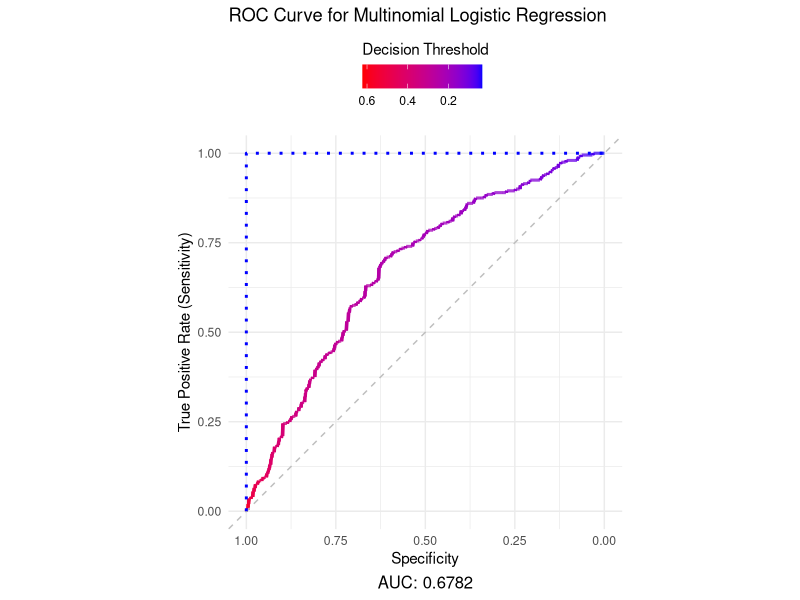
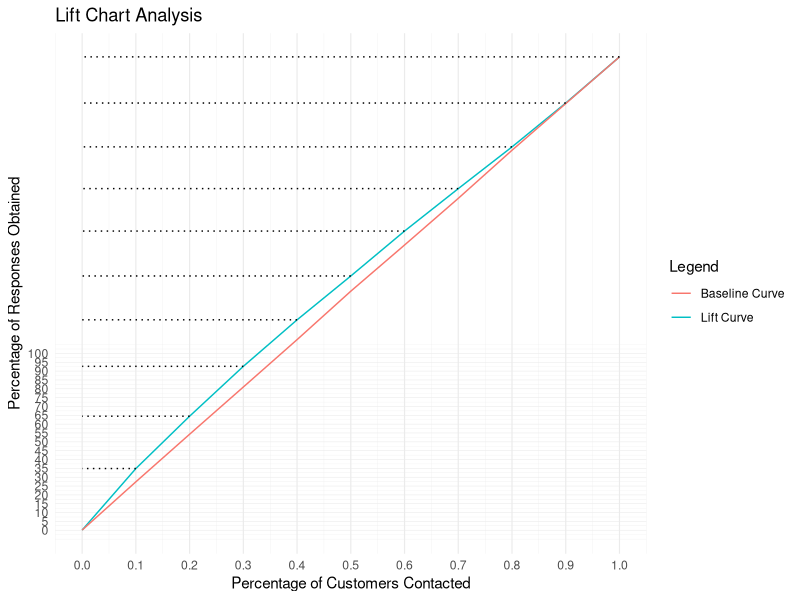
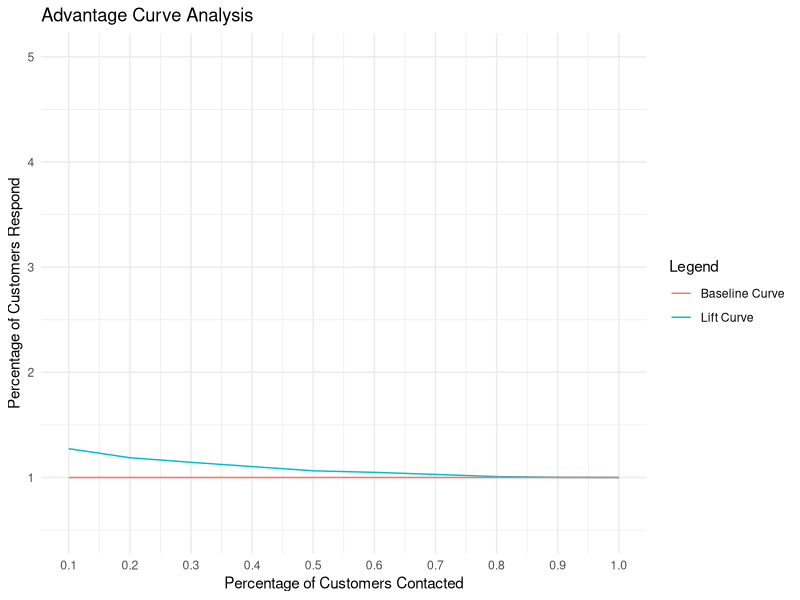

The R source for these figures, in order:
## ---- chunk 1
setwd("~/Desktop/DS_DA_Projects/Marketing_Prediction")
data <- read.csv(file="data.csv",header=TRUE)
## ---- chunk 2
library(tidyverse)
data <- data %>%
  mutate(across(c(4,5,6), ~ifelse(is.na(.) | . == "", "unknown", .)))

data$income <- as.integer(as.character(factor(data[, "income"],
                      levels = c("unknown", "Under $10k", "10-19,999", "20-29,999", 
                                 "30-39,999", "40-49,999", "50-59,999", "60-69,999", "70-79,999",
                                 "80-89,999", "90-99,999", "100-149,999", "150 - 174,999",
                                 "175 - 199,999", "200 - 249,999", "250k+"), 
                      labels = c("55000",             # replacing unkown with the median income level 
                                 "5000",         # midpoint of "Under $10k"
                                 "15000",        # midpoint of "10-19,999"
                                 "25000",        # midpoint of "20-29,999"
                                 "35000",        # midpoint of "30-39,999"
                                 "45000",        # midpoint of "40-49,999"
                                 "55000",        # midpoint of "50-59,999"
                                 "65000",        # midpoint of "60-69,999"
                                 "75000",        # midpoint of "70-79,999"
                                 "85000",        # midpoint of "80-89,999"
                                 "95000",        # midpoint of "90-99,999"
                                 "125000",       # midpoint of "100-149,999"
                                 "162500",       # midpoint of "150 - 174,999"
                                 "187500",       # midpoint of "175 - 199,999"
                                 "225000",       # midpoint of "200 - 249,999"
                                 "250000"))))   # custom value for "250k+"


data$gender <- factor(data$gender, levels = c("M","F","unknown"), labels = c("1","0","0")) #replacing unkown with female

data$marital_status <- factor(data$marital_status, levels = c("M","S","unknown"), labels = c("1","0","1")) # replacing unkown with married

data$target <- factor(data$target, levels = c(0,1), labels = c(0,1))

data$dist <- as.integer(data$dist) # make this an integer
## ---- chunk 3
data <- data[sample(nrow(data)), ]
data_LR <- data
data_LR
## ---- chunk 4

library(caret)
library(nnet) 


#data_LR <- data %>%
 # select(-id) %>%
 # mutate(
 #   age = (age - mean(age, na.rm = TRUE)) / sd(age, na.rm = TRUE),
 #   dist = (dist - mean(dist, na.rm = TRUE)) / sd(dist, na.rm = TRUE),
 #   income = (income - mean(income, na.rm = TRUE)) / sd(income, na.rm = TRUE),
 #   gender = as.integer(as.character(gender)),
 #   marital_status = as.integer(as.character(marital_status)),
 #   target = as.integer(as.character(target))
 # )


set.seed(123)  # For reproducibility
trainIndex <- createDataPartition(data_LR$target, p = 0.8, list = FALSE, times = 1)
train_LR <- data_LR[trainIndex, ]
test_LR <- data_LR[-trainIndex, ]



LR_model <- multinom(
  target ~ age + dist + income + gender + marital_status,  
  data = train_LR,
  family = binomial()
)
## ---- chunk 5
predictions_LR <- predict(LR_model, newdata = test_LR)

conf_matrix_LR <- confusionMatrix(as.factor(predictions_LR), as.factor(test_LR$target))

print(conf_matrix_LR)
## ---- chunk 6
model_output <- predict(LR_model, newdata = test_LR, type = "prob")
model_output <- data.frame(model_output)
test_LR$prob_one <- model_output$model_output
## ---- chunk 7
library(pROC)

roc_curve <- roc(response = test_LR$target, predictor = test_LR$prob_one)

roc_metrics <- coords(roc_curve, x = "all", ret = c("threshold", "sensitivity", "specificity"))
auc_value <- auc(roc_curve)

roc_data <- data.frame(
  TPR = roc_metrics$sensitivity,
  FPR = roc_metrics$specificity,
  Threshold = roc_metrics$threshold
)



ggplot(roc_data, aes(x = FPR, y = TPR, color = Threshold)) +
  geom_line(size = 1) +
  geom_abline(slope = 1, intercept = 1, linetype = "dashed", color = "gray") +
  geom_line(
    data = data.frame(FPR = c(1, 1, 0), TPR = c(0, 1, 1)), 
    aes(x = FPR, y = TPR), 
    color = "blue", 
    size = 1, 
    linetype = "dotted"
  ) +
  labs(
    title = "ROC Curve for Multinomial Logistic Regression",
    x = "Specificity",
    y = "True Positive Rate (Sensitivity)",
    caption = paste("AUC:", round(auc_value, 4)),
    color = "Decision Threshold"
  ) +
  scale_color_gradient(
    low = "red",                     # Reverse gradient colors
    high = "blue",                   # Red becomes low, blue becomes high
    trans = "reverse",               # Reverse the gradient mapping
    guide = guide_colorbar(
      direction = "horizontal",      # Horizontal orientation
      title.position = "top",        # Title above the legend
      label.position = "bottom"      # Labels below the legend
    )
  ) +
  coord_fixed() +
  scale_x_reverse() +
  ylim(0, 1) +
  theme_minimal() +
  theme(
    legend.position = "top",          # Place legend at the top of the plot
    legend.justification = "center",  # Center align the legend
    legend.box.spacing = unit(0.5, "cm"), # Adjust spacing between legend and plot
    plot.caption = element_text(hjust = 0.5, size = 12)
  )


## ---- chunk 8
model_output <- predict(LR_model, newdata = data_LR, type = "prob")
model_output <- data.frame(model_output)
data_LR$prob_one <- model_output$model_output
## ---- chunk 9
lift_data_LR <- data_LR[order(data_LR$prob_one, decreasing = TRUE),]
sum_responses <- sum(as.numeric(as.character(data_LR$target)))
lift_data_LR
lift_curve <- numeric(0)
baseline_curve <- numeric(0)

for (i in 0:10) {
  
  lift_curve[i + 1] <- sum(lift_data_LR[seq(1, (0.1 * i) * nrow(lift_data_LR)), 6] == "1") / sum_responses * 100
  
  baseline_curve[i + 1] <- sum(data_LR[seq(1, (0.1 * i) * nrow(data_LR)), 6] == "1") / sum_responses * 100
  
}

lift_chart_data_LR <- data.frame(lift = lift_curve,baseline = baseline_curve)

ggplot(lift_chart_data_LR, aes(x = seq(0, 1, 0.1))) + 
  geom_line(aes(y = lift, color = "Lift Curve")) + 
  geom_line(aes(y = baseline, color = "Baseline Curve")) + 
  geom_segment(
    aes(
      x = seq(0, 1, 0.1), 
      xend = 0, 
      y = lift, 
      yend = lift
    ),
    linetype = "dotted", color = "black", size = 0.5
  ) + 
  theme_minimal() + 
  theme(
    panel.grid.major = element_line(size = 0.2), 
    panel.grid.minor = element_line(size = 0.1),
    panel.grid.major.x = element_line(size = 0.4)  # Thicker x-axis major grid lines
  ) + 
  labs(
    title = "Lift Chart Analysis",
    x = "Percentage of Customers Contacted",
    y = "Percentage of Responses Obtained",
    color = "Legend"
  ) + 
  scale_x_continuous(breaks = seq(0, 1, 0.1)) + 
  scale_y_continuous(breaks = seq(0, 100, 5))

## ---- chunk 10

advantage_curve_data_LR <- lift_chart_data_LR %>% 
  mutate(lift = coalesce(lift / baseline, 0)) %>%
    mutate(baseline = coalesce(baseline / baseline, 0)) %>%
      mutate(percent_contacted = seq(0,1,.1)) %>%
        filter(row_number() > 1)
 
advantage_curve_data_LR

ggplot(advantage_curve_data_LR, aes(x = percent_contacted)) + 
  geom_line(aes(y = lift, color = "Lift Curve")) + 
  geom_line(aes(y = baseline, color = "Baseline Curve")) + 
  theme_minimal() + 
  labs(
    title = "Advantage Curve Analysis",
    x = "Percentage of Customers Contacted",
    y = "Percentage of Customers Respond",
    color = "Legend"
  ) + 
  coord_cartesian(ylim = c(0.5, 5)) + 
  scale_x_continuous(breaks = seq(0, 1, by = 0.10))


